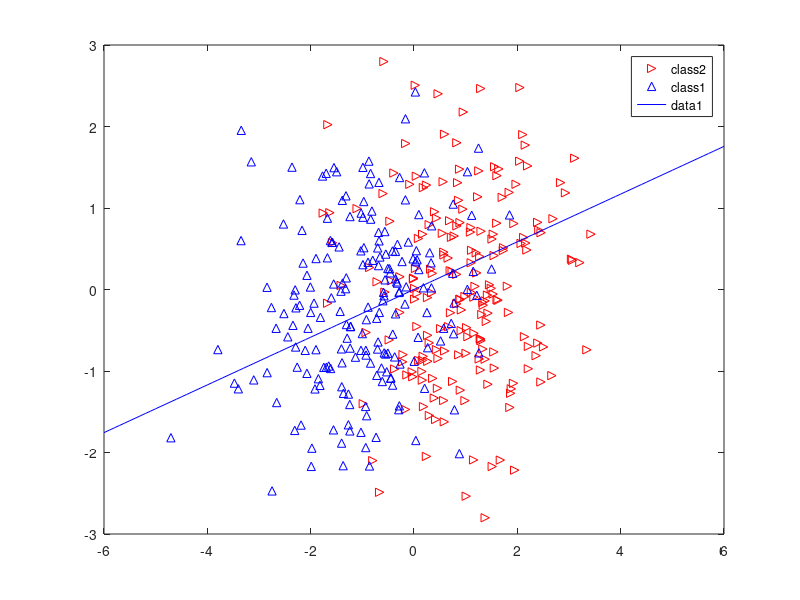
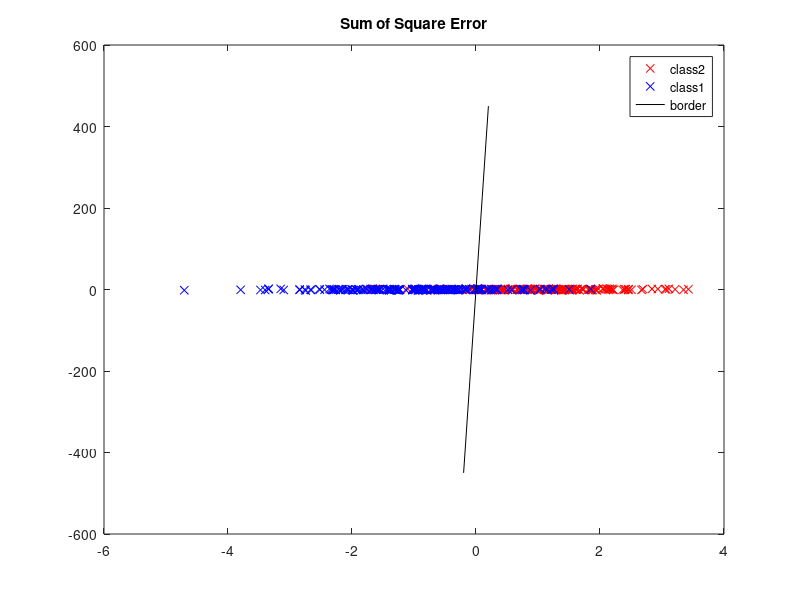

Write the MATLAB code that produced these figures, in order.
clc
clear
close all
rng(1)
sigma=[1 0;0 1];
m1=[+1,0]';
m2=[-1,0]';
x1=mvnrnd(m1,sigma,200)';
x2=mvnrnd(m2,sigma,200)';
plot(x1(1,:),x1(2,:),'r>')
hold on
plot(x2(1,:),x2(2,:),'b^')
legend('class2','class1')
X=[x1 x2]';
y1(1:200)=-1;
y2(1:200)=+1;
Y=[y1 y2 ;y1 y2]';
W=randn(1,2);
b=randn(1);
t=-6:.1:6;
line=(W(1)/W(2))*t;
plot(t,line,'b')
X1=X'*X;
s=sum(X.*Y)';
W=inv(X1)*s;
figure
t=-.2:.1:.2;
line=(W(1)/W(2))*t;
plot(x1(1,:),x1(2,:),'rx')
hold on
plot(x2(1,:),x2(2,:),'bx')
hold on
plot(t,line,'k')
legend('class2','class1','border')
title('Sum of Square Error')
